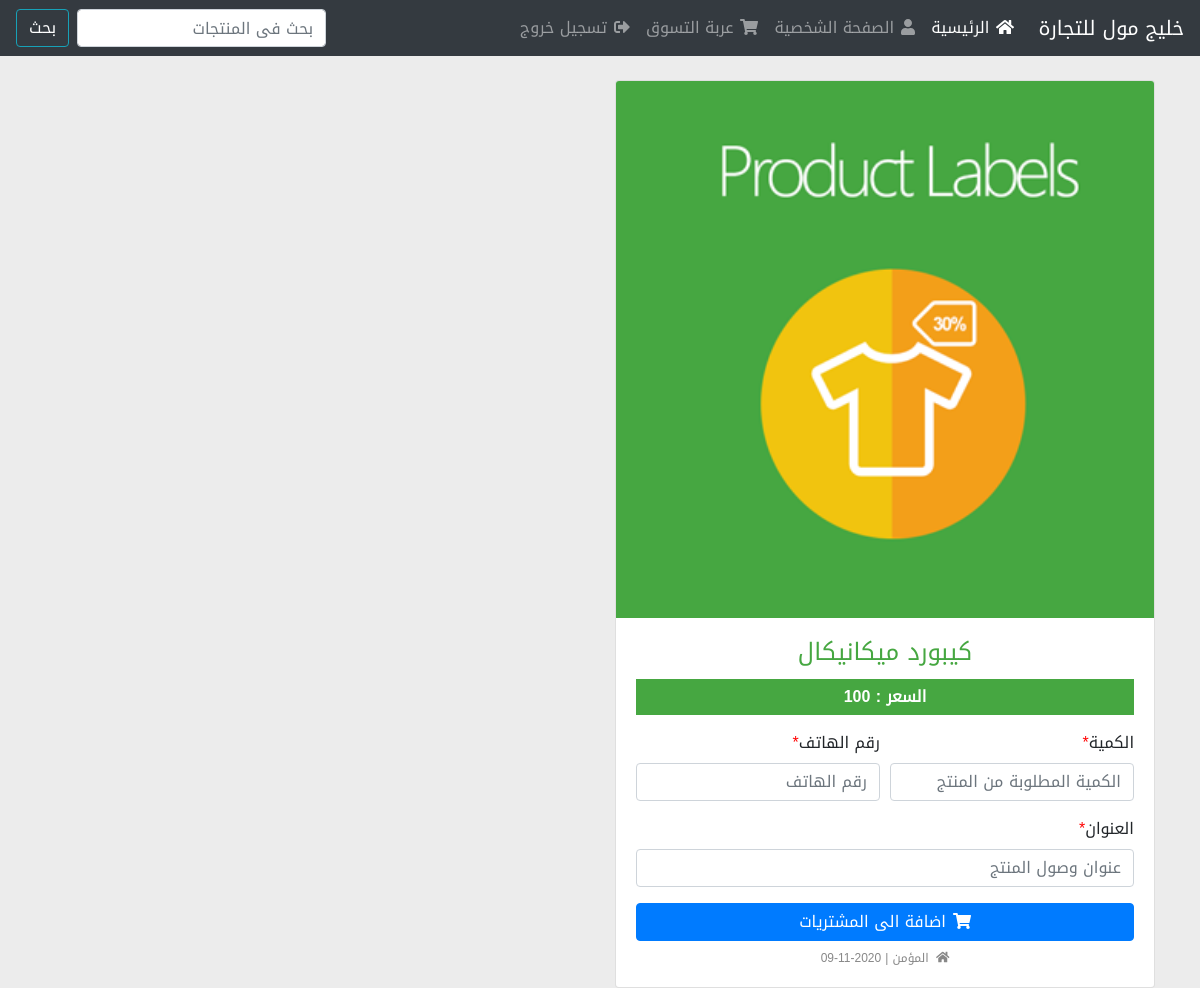
The app's page /user/view_one_product.php?id_product=1 (signed in) with its own data.
### tables this page shows
CREATE TABLE `products` (
  `id` int(11) NOT NULL,
  `product_name` varchar(255) NOT NULL,
  `product_supplier` varchar(255) NOT NULL,
  `product_qty` int(11) NOT NULL,
  `product_date` varchar(50) NOT NULL,
  `product_category` varchar(255) NOT NULL,
  `product_sale_price` int(11) NOT NULL,
  `product_buy_price` int(11) NOT NULL,
  `product_img` varchar(255) NOT NULL,
  `product_store_name` varchar(255) NOT NULL,
  `product_confirm` int(3) NOT NULL
);

### user/view_one_product.php (the view, shortened to what this page needs)
<?php
include "../inc/header.php";
include "../connect.php";
include "../inc/navbar.php";
?>
<div class="container">
    <div class="row">
        <?php
            $id = addslashes($_GET['id_product']);
            $stmt=$con->prepare("SELECT * FROM products WHERE id = ?");
            $stmt->execute(array($id));
            $result = $stmt->fetchAll();
            $count = $stmt->rowCount();
            if($count > 0){
                foreach($result as $product){
                    ?>
                        <div class="col-md-6">
                            <br>
                            <div class="card text-left">
                                <img class="card-img-top" style="height: 537px;" src="../owner/uplouds/product_images/<?php echo $product['product_img']; ?>" alt="">
                                <div class="card-body">
                                    <h4 class="card-title" style="color: #46a741; text-align: center;"><?php echo $product['product_name']; ?></h4>
                                    <p class="card-text" style="font-weight: bold;text-align: center;background: #46a741;padding: 6px;color: #fff;">السعر : <?php echo $product['product_sale_price']; ?></p>
                                        <form method="post" action="add_cart.php">
                                            <div class="form-row">
                                                <div class="form-group col-md-6">
                                                <label for="product_qty">الكمية<span style="color:#F00;">*</span></label>
                                                <input type="text" name="product_qty" class="form-control" id="product_qty" placeholder="الكمية المطلوبة من المنتج" required>
                                                </div>
                                                <div class="form-group col-md-6">
                                                <label for="phone">رقم الهاتف<span style="color:#F00;">*</span></label>
                                                <input type="text" name="phone" class="form-control" id="phone" placeholder="رقم الهاتف" required>
                                                </div>
                                            </div>
                                            <div class="form-row">
                                                <div class="form-group col-md-12">
                                                <label for="address">العنوان<span style="color:#F00;">*</span></label>
                                                <input type="text" name="address" class="form-control" id="address" placeholder="عنوان وصول المنتج" required>
                                                </div>
                                            </div>
                                            <button type="submit" class="btn btn-primary btn-block mb-2"><i class="fas fa-shopping-cart"></i>اضافة الى المشتريات</button>
                                        </form>
                                    <div style="font-size: 12px; color: #888; text-align: center;">
                                        <i class="fas fa-home"></i><?php echo $product['product_store_name']; ?>
                                        | </i><?php echo $product['product_date']; ?>
                                    </div>
                                </div>
                            </div>
                        </div>
                    <?php
                }
            }
            else{
                ?>
                <div class="col-md-12"><br>
                <div class='alert alert-danger text-center' width='100%'>عفواً يرجى التأكد من المنتج المراد البحث عنه او ازالة اى علامات</div>
                </div>
                <?php
            }
            ?>
    </div>
</div>
<?php
include "../inc/footer.php";
?>

### css/style.css (style rules this page uses)
* { padding: 0; margin: 0; font-family: FontRegular, Helvetica, sans-serif; }
body { font-family: FontRegular, Helvetica, sans-serif; position: relative; top: 56px; background-color: #ececec; }
.svg-inline--fa { margin-left: 7px; }
.form-control { text-align: right !important; }

### records on screen
products: product_img (picture), product_name "كيبورد ميكانيكال", product_sale_price "100", product_store_name "المؤمن", product_date "2020-11-09"
